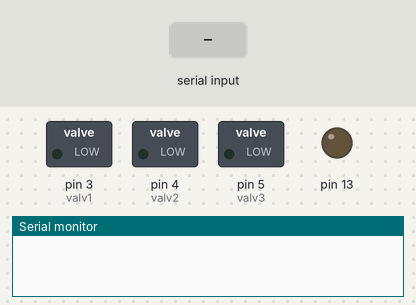
This sketch was run on a simulated Arduino Uno, built with avr-gcc and run on an emulated ATmega328P. Shown: switched loads named in the sketch (green lamp = pin HIGH), output pins drawn as LEDs (lit = HIGH), the last lines printed to the serial monitor. The inputs (shaded band) are chosen by the test bench.

Above: at 1.2 s.
1.3 s: "1\n" received over Serial
At 3.5 s:
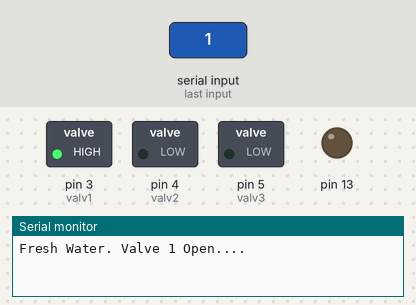
3.8 s: "2\n" received over Serial
At 5.3 s:
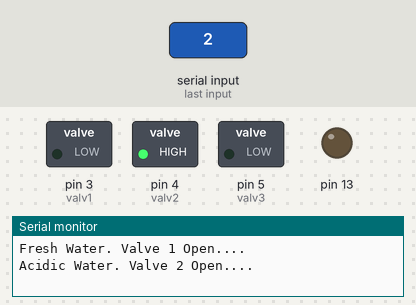
6.3 s: "3\n" received over Serial
At 8.4 s:
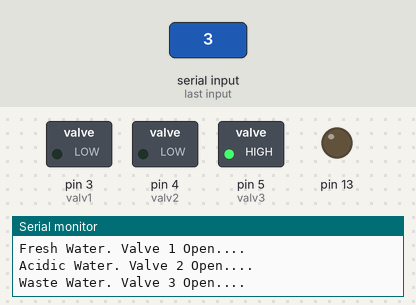
Timing chart, 0 to 9.9 s (numbered marks = the images above; inputs shaded):
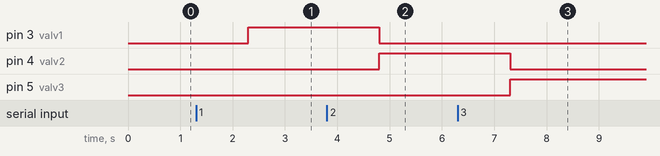

The sketch:

waste_water.ino
```cpp
int inByte = 0;
const int valv1 = 3;//Valve pin
const int valv2 = 4;//Valve pin
const int valv3 = 5;//Valve pin
void setup() {
  // put your setup code here, to run once:
    Serial.begin(9600);
      pinMode(13,OUTPUT);
  pinMode(valv1, OUTPUT);
  pinMode(valv2, OUTPUT);
  pinMode(valv3, OUTPUT);
  while (!Serial) {
    ; // wait for serial port to connect. Needed for native USB port only
  }


}

void loop() {
  // put your main code here, to run repeatedly:
    if (Serial.available() > 0)
    {
      inByte = Serial.readString().toInt();
      //Serial.println(inByte,DEC);
      if(inByte == 1)
      {
        valv1_on();
      }
      else if(inByte == 2)
      {
       valv2_on();
      }
      else if(inByte == 3)
      {
        valv3_on();
      }
      else
      {
        Serial.println("at Else");
      }
    }

}
void valv1_on()
{
  digitalWrite(valv1, HIGH);
  digitalWrite(valv2, LOW);
  digitalWrite(valv3, LOW);
  Serial.println("Fresh Water. Valve 1 Open....");
}

void valv2_on()
{
  digitalWrite(valv1, LOW);
  digitalWrite(valv2, HIGH);
  digitalWrite(valv3, LOW);
  Serial.println("Acidic Water. Valve 2 Open....");
}
void valv3_on()
{
  digitalWrite(valv1, LOW);
  digitalWrite(valv2, LOW);
  digitalWrite(valv3, HIGH);
  Serial.println("Waste Water. Valve 3 Open....");
}
```

Measured:
- after the input at 1.3 s, pin 3 (valv1): LOW → HIGH after 1.0 s
- after the input at 3.8 s, pin 3 (valv1): HIGH → LOW after 1.0 s; pin 4 (valv2): LOW → HIGH after 1.0 s
- after the input at 6.3 s, pin 4 (valv2): HIGH → LOW after 1.0 s; pin 5 (valv3): LOW → HIGH after 1.0 s
